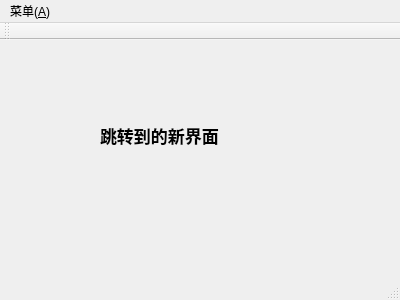
<?xml version="1.0" encoding="UTF-8"?>
<ui version="4.0">
 <class>MainWindow</class>
 <widget class="QMainWindow" name="MainWindow">
  <property name="geometry">
   <rect>
    <x>0</x>
    <y>0</y>
    <width>400</width>
    <height>300</height>
   </rect>
  </property>
  <property name="windowTitle">
   <string>MainWindow</string>
  </property>
  <widget class="QWidget" name="centralWidget">
   <widget class="QLabel" name="label">
    <property name="geometry">
     <rect>
      <x>100</x>
      <y>70</y>
      <width>161</width>
      <height>51</height>
     </rect>
    </property>
    <property name="font">
     <font>
      <pointsize>13</pointsize>
      <weight>75</weight>
      <bold>true</bold>
     </font>
    </property>
    <property name="text">
     <string>跳转到的新界面</string>
    </property>
   </widget>
  </widget>
  <widget class="QMenuBar" name="menuBar">
   <property name="geometry">
    <rect>
     <x>0</x>
     <y>0</y>
     <width>400</width>
     <height>17</height>
    </rect>
   </property>
   <widget class="QMenu" name="menu_A">
    <property name="title">
     <string>菜单(&amp;A)</string>
    </property>
   </widget>
   <addaction name="menu_A"/>
  </widget>
  <widget class="QToolBar" name="mainToolBar">
   <attribute name="toolBarArea">
    <enum>TopToolBarArea</enum>
   </attribute>
   <attribute name="toolBarBreak">
    <bool>false</bool>
   </attribute>
  </widget>
  <widget class="QStatusBar" name="statusBar"/>
 </widget>
 <layoutdefault spacing="6" margin="11"/>
 <resources/>
 <connections/>
</ui>
